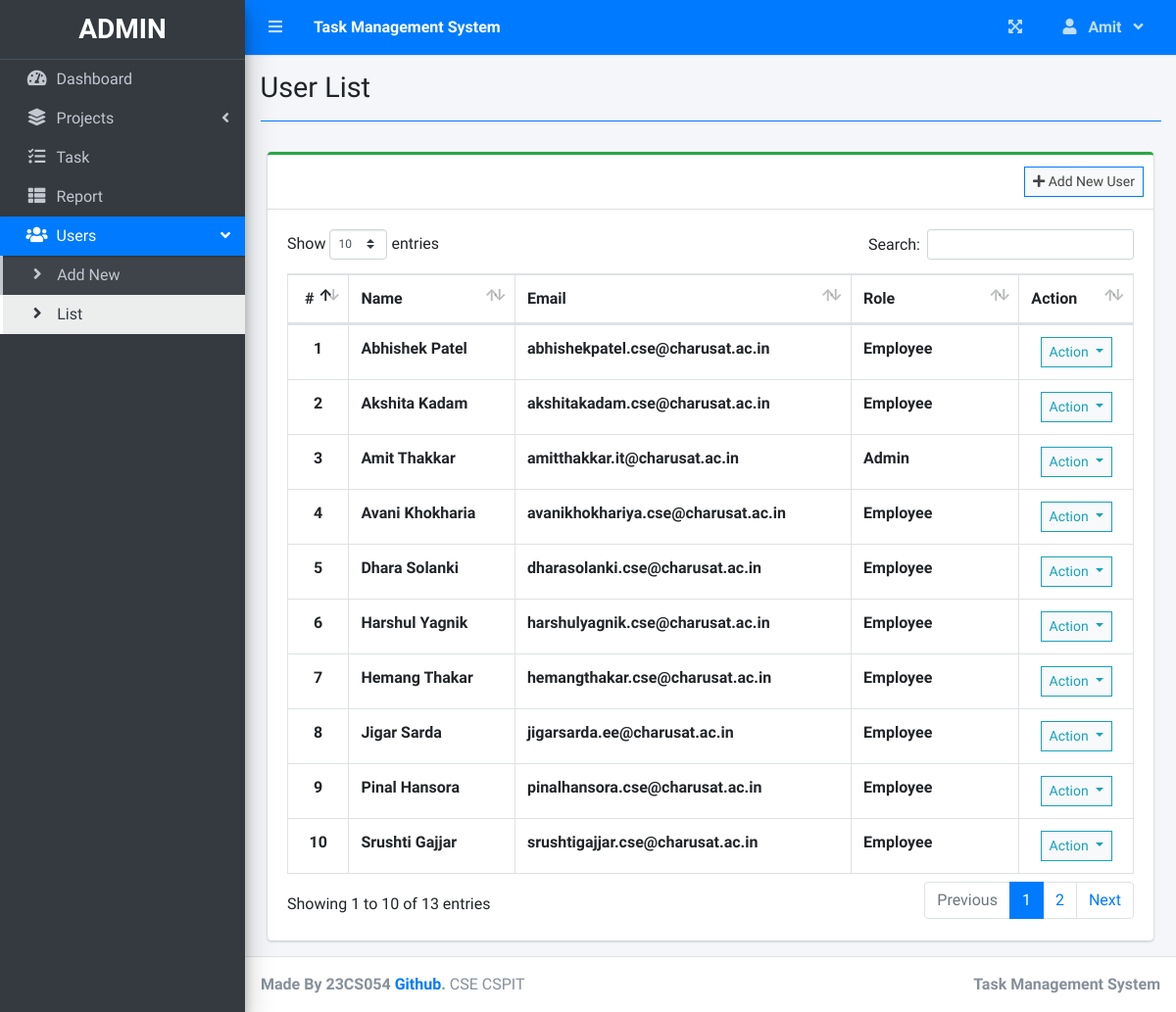
The page /index.php?page=user_list (signed in) on the database its author committed.
### tables this page shows
CREATE TABLE `users` (
  `id` int(30) NOT NULL,
  `firstname` varchar(200) NOT NULL,
  `lastname` varchar(200) NOT NULL,
  `email` varchar(200) NOT NULL,
  `password` text NOT NULL,
  `type` tinyint(1) NOT NULL DEFAULT 2 COMMENT '1 = admin, 2 = staff',
  `avatar` text NOT NULL DEFAULT 'no-image-available.png',
  `date_created` datetime NOT NULL DEFAULT current_timestamp()
);

### user_list.php (the view, shortened to what this page needs)
<?php include'db_connect.php' ?>
<div class="col-lg-12">
	<div class="card card-outline card-success">
		<div class="card-header">
			<div class="card-tools">
				<a class="btn btn-block btn-sm btn-default btn-flat border-primary" href="./index.php?page=new_user"><i class="fa fa-plus"></i> Add New User</a>
			</div>
		</div>
		<div class="card-body">
			<table class="table tabe-hover table-bordered" id="list">
				<thead>
					<tr>
						<th class="text-center">#</th>
						<th>Name</th>
						<th>Email</th>
						<th>Role</th>
						<th>Action</th>
					</tr>
				</thead>
				<tbody>
					<?php
					$i = 1;
					$type = array('',"Admin","Project Manager","Employee");
					$qry = $conn->query("SELECT *,concat(firstname,' ',lastname) as name FROM users order by concat(firstname,' ',lastname) asc");
					while($row= $qry->fetch_assoc()):
					?>
					<tr>
						<th class="text-center"><?php echo $i++ ?></th>
						<td><b><?php echo ucwords($row['name']) ?></b></td>
						<td><b><?php echo $row['email'] ?></b></td>
						<td><b><?php echo $type[$row['type']] ?></b></td>
						<td class="text-center">
							<button type="button" class="btn btn-default btn-sm btn-flat border-info wave-effect text-info dropdown-toggle" data-toggle="dropdown" aria-expanded="true">
		                      Action
		                    </button>
						</td>
					</tr>
				<?php endwhile; ?>
				</tbody>
			</table>
		</div>
	</div>
</div>

### rows shown on the page
users: name "Abhishek Patel", email "abhishekpatel.cse@charusat.ac.in", type "Employee"
users: name "Akshita Kadam", email "akshitakadam.cse@charusat.ac.in", type "Employee"
users: name "Amit Thakkar", email "amitthakkar.it@charusat.ac.in", type "Admin"
users: name "Avani Khokharia", email "avanikhokhariya.cse@charusat.ac.in", type "Employee"
users: name "Dhara Solanki", email "dharasolanki.cse@charusat.ac.in", type "Employee"
users: name "Harshul Yagnik", email "harshulyagnik.cse@charusat.ac.in", type "Employee"
users: name "Hemang Thakar", email "hemangthakar.cse@charusat.ac.in", type "Employee"
users: name "Jigar Sarda", email "jigarsarda.ee@charusat.ac.in", type "Employee"
users: name "Pinal Hansora", email "pinalhansora.cse@charusat.ac.in", type "Employee"
users: name "Srushti Gajjar", email "srushtigajjar.cse@charusat.ac.in", type "Employee"

### other values the page prints
$_SESSION['system']['name'] "Task Management System"
$_SESSION['login_firstname'] "Amit"
$title "User List"
